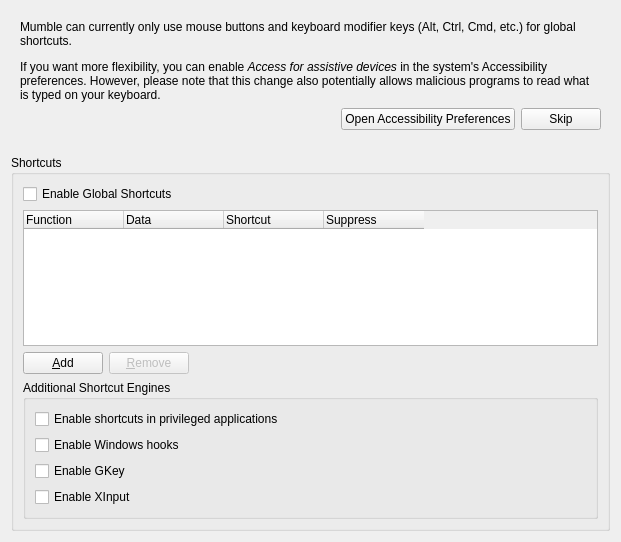
<?xml version="1.0" encoding="UTF-8"?>
<ui version="4.0">
 <class>GlobalShortcut</class>
 <widget class="QWidget" name="GlobalShortcut">
  <property name="geometry">
   <rect>
    <x>0</x>
    <y>0</y>
    <width>621</width>
    <height>542</height>
   </rect>
  </property>
  <property name="styleSheet">
   <string notr="true">font: 57 11pt &quot;Terminus (TTF)&quot;;</string>
  </property>
  <layout class="QVBoxLayout" name="verticalLayout">
   <item>
    <widget class="QWidget" name="qwWarningContainer" native="true">
     <layout class="QVBoxLayout">
      <property name="leftMargin">
       <number>0</number>
      </property>
      <property name="topMargin">
       <number>0</number>
      </property>
      <property name="rightMargin">
       <number>0</number>
      </property>
      <property name="bottomMargin">
       <number>0</number>
      </property>
      <item>
       <widget class="QWidget" name="qwMacWarning" native="true">
        <layout class="QVBoxLayout" name="verticalLayout_4">
         <item>
          <widget class="QLabel" name="label">
           <property name="text">
            <string>&lt;html&gt;&lt;head/&gt;&lt;body&gt;&lt;p&gt;Mumble can currently only use mouse buttons and keyboard modifier keys (Alt, Ctrl, Cmd, etc.) for global shortcuts.&lt;/p&gt;&lt;p&gt;If you want more flexibility, you can enable &lt;span style=&quot; font-style:italic;&quot;&gt;Access for assistive devices&lt;/span&gt; in the system's Accessibility preferences. However, please note that this change also potentially allows malicious programs to read what is typed on your keyboard.&lt;/p&gt;&lt;/body&gt;&lt;/html&gt;</string>
           </property>
           <property name="textFormat">
            <enum>Qt::RichText</enum>
           </property>
           <property name="wordWrap">
            <bool>true</bool>
           </property>
          </widget>
         </item>
         <item>
          <layout class="QHBoxLayout" name="horizontalLayout_2">
           <item>
            <spacer name="horizontalSpacer_2">
             <property name="orientation">
              <enum>Qt::Horizontal</enum>
             </property>
             <property name="sizeHint" stdset="0">
              <size>
               <width>40</width>
               <height>20</height>
              </size>
             </property>
            </spacer>
           </item>
           <item>
            <widget class="QPushButton" name="qpbOpenAccessibilityPrefs">
             <property name="text">
              <string>Open Accessibility Preferences</string>
             </property>
            </widget>
           </item>
           <item>
            <widget class="QPushButton" name="qpbSkipWarning">
             <property name="text">
              <string>Skip</string>
             </property>
            </widget>
           </item>
          </layout>
         </item>
        </layout>
       </widget>
      </item>
      <item>
       <spacer name="verticalSpacer">
        <property name="orientation">
         <enum>Qt::Vertical</enum>
        </property>
        <property name="sizeType">
         <enum>QSizePolicy::Fixed</enum>
        </property>
        <property name="sizeHint" stdset="0">
         <size>
          <width>20</width>
          <height>10</height>
         </size>
        </property>
       </spacer>
      </item>
     </layout>
    </widget>
   </item>
   <item>
    <widget class="QGroupBox" name="qgbShortcuts">
     <property name="title">
      <string>Shortcuts</string>
     </property>
     <layout class="QVBoxLayout" name="verticalLayout_3">
      <item>
       <layout class="QVBoxLayout" name="verticalLayout_2">
        <item>
         <widget class="QCheckBox" name="qcbEnableGlobalShortcuts">
          <property name="text">
           <string>Enable Global Shortcuts</string>
          </property>
         </widget>
        </item>
        <item>
         <widget class="QTreeWidget" name="qtwShortcuts">
          <property name="toolTip">
           <string>List of configured shortcuts</string>
          </property>
          <property name="editTriggers">
           <set>QAbstractItemView::AllEditTriggers</set>
          </property>
          <property name="alternatingRowColors">
           <bool>true</bool>
          </property>
          <property name="rootIsDecorated">
           <bool>false</bool>
          </property>
          <property name="uniformRowHeights">
           <bool>true</bool>
          </property>
          <attribute name="headerDefaultSectionSize">
           <number>100</number>
          </attribute>
          <attribute name="headerMinimumSectionSize">
           <number>50</number>
          </attribute>
          <attribute name="headerStretchLastSection">
           <bool>false</bool>
          </attribute>
          <column>
           <property name="text">
            <string>Function</string>
           </property>
          </column>
          <column>
           <property name="text">
            <string>Data</string>
           </property>
          </column>
          <column>
           <property name="text">
            <string>Shortcut</string>
           </property>
          </column>
          <column>
           <property name="text">
            <string>Suppress</string>
           </property>
          </column>
         </widget>
        </item>
       </layout>
      </item>
      <item>
       <layout class="QHBoxLayout" name="horizontalLayout">
        <item>
         <widget class="QPushButton" name="qpbAdd">
          <property name="toolTip">
           <string>Add new shortcut</string>
          </property>
          <property name="whatsThis">
           <string>This will add a new global shortcut</string>
          </property>
          <property name="text">
           <string>&amp;Add</string>
          </property>
         </widget>
        </item>
        <item>
         <widget class="QPushButton" name="qpbRemove">
          <property name="enabled">
           <bool>false</bool>
          </property>
          <property name="toolTip">
           <string>Remove selected shortcut</string>
          </property>
          <property name="whatsThis">
           <string>This will permanently remove a selected shortcut.</string>
          </property>
          <property name="text">
           <string>&amp;Remove</string>
          </property>
         </widget>
        </item>
        <item>
         <spacer name="horizontalSpacer">
          <property name="orientation">
           <enum>Qt::Horizontal</enum>
          </property>
          <property name="sizeHint" stdset="0">
           <size>
            <width>59</width>
            <height>20</height>
           </size>
          </property>
         </spacer>
        </item>
       </layout>
      </item>
      <item>
       <widget class="QGroupBox" name="qgbWindowsShortcutEngines">
        <property name="whatsThis">
         <string>&lt;b&gt;Additional Shortcut Engines&lt;/b&gt;&lt;br /&gt;This section allows you to configure the use of additional GlobalShortcut engines.</string>
        </property>
        <property name="title">
         <string>Additional Shortcut Engines</string>
        </property>
        <layout class="QVBoxLayout" name="verticalLayout_5">
         <item>
          <widget class="QCheckBox" name="qcbEnableUIAccess">
           <property name="whatsThis">
            <string>&lt;b&gt;Enable shortcuts in privileged applications&lt;/b&gt;.&lt;br /&gt;Also known as &quot;UIAccess&quot;. This allows Mumble to receive global shortcut events from programs running at high privilege levels, such as an Admin Command Prompt or older games that run with admin privileges.
&lt;br /&gt;&lt;br /&gt;
Without this option enabled, using Mumble's global shortcuts in privileged applications will not work. This can seem inconsistent: for example, if the Push-to-Talk button is pressed in a non-privileged program, but released in a privileged application, Mumble will not observe that it has been released and you will continue to talk until you press the Push-to-Talk button again.</string>
           </property>
           <property name="text">
            <string>Enable shortcuts in privileged applications</string>
           </property>
          </widget>
         </item>
         <item>
          <widget class="QCheckBox" name="qcbEnableWinHooks">
           <property name="whatsThis">
            <string>&lt;b&gt;Enable Windows hooks&lt;/b&gt;.&lt;br /&gt;This enables the Windows hooks shortcut engine. Using this engine allows Mumble to suppress keypresses and mouse clicks.</string>
           </property>
           <property name="text">
            <string>Enable Windows hooks</string>
           </property>
          </widget>
         </item>
         <item>
          <widget class="QCheckBox" name="qcbEnableGKey">
           <property name="whatsThis">
            <string>&lt;b&gt;Enable GKey&lt;/b&gt;.&lt;br /&gt;This setting enables support for the GKey shortcut engine, for &quot;G&quot;-keys found on Logitech keyboards.</string>
           </property>
           <property name="text">
            <string>Enable GKey</string>
           </property>
          </widget>
         </item>
         <item>
          <widget class="QCheckBox" name="qcbEnableXboxInput">
           <property name="whatsThis">
            <string>&lt;b&gt;Enable XInput&lt;/b&gt;&lt;br /&gt;This setting enables support for the XInput shortcut engine, for Xbox compatible controllers.</string>
           </property>
           <property name="text">
            <string>Enable XInput</string>
           </property>
          </widget>
         </item>
        </layout>
       </widget>
      </item>
     </layout>
    </widget>
   </item>
  </layout>
 </widget>
 <resources/>
 <connections/>
</ui>
